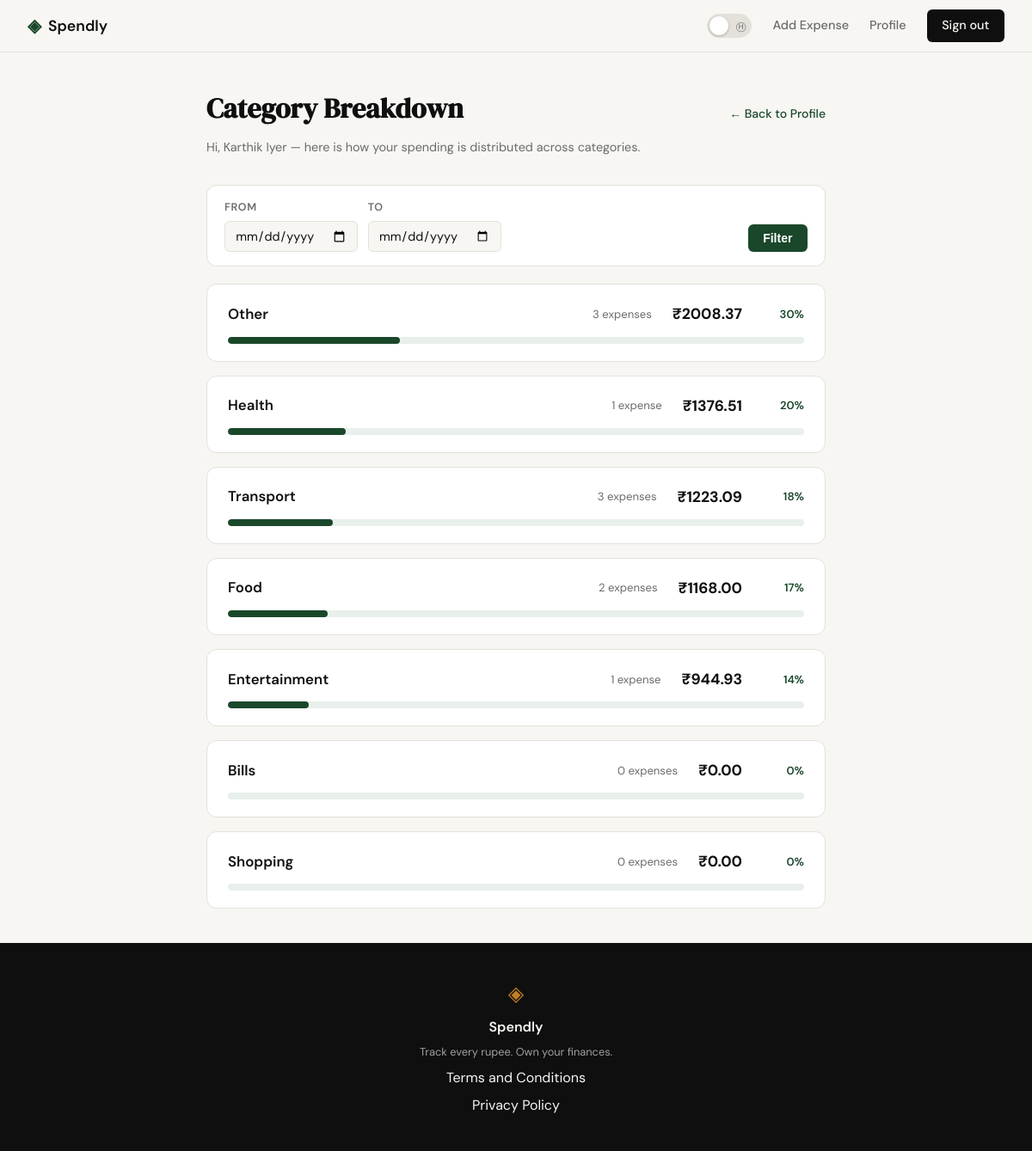
The app's page /profile/categories (signed in) with its own data.
### tables this page shows
CREATE TABLE categories (
            id         INTEGER PRIMARY KEY AUTOINCREMENT,
            user_id    INTEGER NOT NULL REFERENCES users(id) ON DELETE CASCADE,
            name       TEXT    NOT NULL,
            created_at TIMESTAMP DEFAULT CURRENT_TIMESTAMP
        );

### app.py (the view)
@app.route("/profile/categories")
@login_required
def category_breakdown():
    from_date, to_date = _parse_date_params()
    conn = get_db()
    try:
        categories = conn.execute(
            """
            SELECT c.name,
                   COUNT(e.id)                AS count,
                   COALESCE(SUM(e.amount), 0) AS total
            FROM categories c
            LEFT JOIN expenses e
                   ON e.category_id = c.id
                  AND e.user_id = ?
                  AND (? IS NULL OR e.date >= ?)
                  AND (? IS NULL OR e.date <= ?)
            WHERE c.user_id = ?
            GROUP BY c.id
            ORDER BY total DESC
            """,
            (session["user_id"], from_date, from_date, to_date, to_date, session["user_id"])
        ).fetchall()
        grand_total = conn.execute(
            """
            SELECT COALESCE(SUM(amount), 0) AS total
            FROM expenses
            WHERE user_id = ?
              AND (? IS NULL OR date >= ?)
              AND (? IS NULL OR date <= ?)
            """,
            (session["user_id"], from_date, from_date, to_date, to_date)
        ).fetchone()
    finally:
        conn.close()
    return render_template(
        "categories.html",
        categories=categories,
        grand_total=grand_total["total"],
        user_name=session["user_name"],
        from_date=from_date,
        to_date=to_date,
    )

### app.py (called while the page is built)
def login_required(f):
    @wraps(f)
    def decorated(*args, **kwargs):
        if "user_id" not in session:
            flash("Please sign in to continue.", "error")
            return redirect(url_for("login"))
        return f(*args, **kwargs)
    return decorated

def _parse_date_params():
    from_date = request.args.get("from", "").strip() or None
    to_date   = request.args.get("to",   "").strip() or None
    for val in (from_date, to_date):
        if val and not _DATE_RE.match(val):
            flash("Invalid date format — use YYYY-MM-DD.", "error")
            return None, None
    return from_date, to_date

### database/db.py (called while the page is built)
def get_db():
    conn = sqlite3.connect(DATABASE)
    conn.row_factory = sqlite3.Row
    conn.execute("PRAGMA foreign_keys = ON")
    return conn

### templates/categories.html (shortened to what this page needs)
{% extends "base.html" %}
{% block content %}
<div class="cat-page">
    <div class="cat-header">
        <h1 class="cat-title">Category Breakdown</h1>
        <a href="{{ url_for('profile') }}" class="back-link">&larr; Back to Profile</a>
    </div>
    <p class="cat-subtitle">Hi, {{ user_name }} — here is how your spending is distributed across categories.</p>
    <form class="date-filter-form" method="get" action="">
        <div class="filter-fields">
            <label class="filter-label">
                From
                <input class="filter-input" type="date" name="from" value="{{ from_date or '' }}">
            </label>
            <label class="filter-label">
                To
                <input class="filter-input" type="date" name="to" value="{{ to_date or '' }}">
            </label>
        </div>
        <div class="filter-actions">
            <button class="filter-btn" type="submit">Filter</button>
        </div>
    </form>
    {% set has_expenses = categories | selectattr('count', 'gt', 0) | list | length > 0 %}
    {% if not has_expenses %}
        <div class="cat-empty">
            <span class="cat-empty-icon">&#128184;</span>
            <h2 class="cat-empty-heading">No expenses recorded yet</h2>
            <p class="cat-empty-text">Once you add some expenses, your category breakdown will appear here.</p>
        </div>
    {% else %}
        <div class="cat-list">
            {% for cat in categories %}
            <div class="cat-card">
                <div class="cat-card-top">
                    <span class="cat-name">{{ cat['name'] }}</span>
                    <div class="cat-meta">
                        <span class="cat-count">{{ cat['count'] }} expense{{ 's' if cat['count'] != 1 else '' }}</span>
                        <span class="cat-amount">&#8377;{{ "%.2f"|format(cat['total']) }}</span>
                        <span class="cat-pct">
                            {% if grand_total > 0 %}
                                {{ "%.0f"|format(cat['total'] / grand_total * 100) }}%
                            {% else %}
                                0%
                            {% endif %}
                        </span>
                    </div>
                </div>
                <div class="bar-track">
                    <div class="bar-fill" style="width: {% if grand_total > 0 %}{{ "%.2f"|format(cat['total'] / grand_total * 100) }}%{% else %}0%{% endif %};"></div>
                </div>
            </div>
            {% endfor %}
        </div>
    {% endif %}
</div>
{% endblock %}

### static/css/style.css (style rules this page uses)
:root { --ink: #0f0f0f; --ink-soft: #2d2d2d; --ink-muted: #6b6b6b; --ink-faint: #a0a0a0; --paper: #f7f6f3; --paper-warm: #f0ede6; --paper-card: #ffffff; --accent: #1a472a; --accent-light: #e8f0eb; --accent-2: #c17f24; --accent-2-light: #fdf3e3; --danger: #c0392b; --danger-light: #fdecea; --border: #e4e1da; --border-soft: #eeebe4; --font-display: 'DM Serif Display', Georgia, serif; --font-body: 'DM Sans', system-ui, sans-serif; --max-width: 1200px; --auth-width: 440px; --radius-sm: 6px; --radius-md: 12px; --radius-lg: 20px; }
*, *::before, *::after { box-sizing: border-box; margin: 0; padding: 0; }
html { font-size: 16px; scroll-behavior: smooth; }
body { background: var(--paper); color: var(--ink); font-family: var(--font-body); font-size: 1rem; line-height: 1.6; -webkit-font-smoothing: antialiased; }
a { color: inherit; text-decoration: none; }

### templates/categories.html (style rules this page uses)
.cat-page { max-width: 760px; margin: 2.5rem auto; padding: 0 1.25rem; font-family: var(--font-body); }
.cat-header { display: flex; align-items: baseline; justify-content: space-between; flex-wrap: wrap; gap: 0.75rem; margin-bottom: 0.5rem; }
.cat-title { font-family: var(--font-display); font-size: 2rem; color: var(--ink); margin: 0; }
.cat-subtitle { font-size: 0.9rem; color: var(--ink-muted); margin: 0 0 2rem; }
.back-link { font-size: 0.875rem; color: var(--accent); text-decoration: none; font-weight: 500; }
.cat-list { display: flex; flex-direction: column; gap: 1rem; }
.cat-card { background: var(--paper-card); border: 1px solid var(--border); border-radius: var(--radius-md); padding: 1.25rem 1.5rem; }
.cat-card-top { display: flex; align-items: center; justify-content: space-between; flex-wrap: wrap; gap: 0.5rem; margin-bottom: 0.75rem; }
.cat-name { font-size: 1.05rem; font-weight: 600; color: var(--ink); }
.cat-meta { display: flex; align-items: center; gap: 1.5rem; flex-wrap: wrap; }
.cat-amount { font-size: 1.1rem; font-weight: 700; color: var(--ink); }
.cat-count { font-size: 0.82rem; color: var(--ink-muted); }
.cat-pct { font-size: 0.82rem; font-weight: 600; color: var(--accent); min-width: 3rem; text-align: right; }
.bar-track { width: 100%; height: 8px; background: var(--accent-light); border-radius: var(--radius-lg); overflow: hidden; }
.bar-fill { height: 100%; background: var(--accent); border-radius: var(--radius-lg); transition: width 0.3s ease; min-width: 0; }
.date-filter-form { display: flex; flex-wrap: wrap; align-items: flex-end; gap: 0.75rem; margin-bottom: 1.25rem; padding: 1rem 1.25rem; background: var(--paper-card); border: 1px solid var(--border); border-radius: var(--radius-md); }
.filter-fields { display: flex; gap: 0.75rem; flex-wrap: wrap; flex: 1; }
.filter-label { display: flex; flex-direction: column; gap: 0.3rem; font-size: 0.78rem; font-weight: 600; text-transform: uppercase; letter-spacing: 0.05em; color: var(--ink-muted); }
.filter-input { padding: 0.45rem 0.7rem; border: 1px solid var(--border); border-radius: var(--radius-sm); background: var(--paper); color: var(--ink); font-size: 0.9rem; font-family: var(--font-body); }
.filter-actions { display: flex; align-items: center; gap: 0.75rem; }
.filter-btn { padding: 0.5rem 1.1rem; background: var(--accent); color: #fff; border: none; border-radius: var(--radius-sm); font-size: 0.875rem; font-weight: 600; cursor: pointer; transition: opacity 0.15s; }

### records on screen
categories: name "Other", count "3", count "s", total "2008.37", cat "30", {{ "%.2f"|format(cat['total'] / grand_total * 100) }} 29.88 (drawn)
categories: name "Health", count "1", total "1376.51", cat "20", {{ "%.2f"|format(cat['total'] / grand_total * 100) }} 20.48 (drawn)
categories: name "Transport", count "3", count "s", total "1223.09", cat "18", {{ "%.2f"|format(cat['total'] / grand_total * 100) }} 18.20 (drawn)
categories: name "Food", count "2", count "s", total "1168.00", cat "17", {{ "%.2f"|format(cat['total'] / grand_total * 100) }} 17.38 (drawn)
categories: name "Entertainment", count "1", total "944.93", cat "14", {{ "%.2f"|format(cat['total'] / grand_total * 100) }} 14.06 (drawn)
categories: name "Bills", count "0", count "s", total "0.00", cat "0"
categories: name "Shopping", count "0", count "s", total "0.00", cat "0"

### other values on screen
{{ user_name }} "Karthik Iyer"
